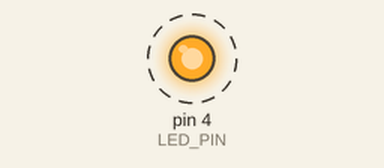
Bench run of a sketch on a simulated Arduino Uno, built with avr-gcc and run on an emulated ATmega328P. On the bench: output pins drawn as LEDs (lit = HIGH). Dashed ring = blinking.

Above: at 0.5 s.
Timing chart, 0 to 3.0 s (numbered marks = the images above):
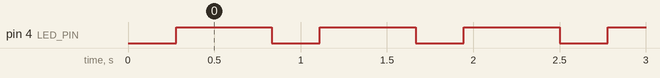

The sketch:

Day1Exercise2.ino
```cpp
#include <Arduino.h>

int LED_PIN = 4;

void setup() {
    pinMode(LED_PIN, OUTPUT);
}

void loop() {
    digitalWrite(LED_PIN, LOW);  // Turn the LED off
    delay(278);                   // Wait for 278 milliseconds
    digitalWrite(LED_PIN, HIGH);   // Turn the LED on
    delay(555);                   // Wait for 555 milliseconds
}
```

Measured:
- by itself, pin 4 (LED_PIN): alternates HIGH for 0.56 s and LOW for 0.28 s
